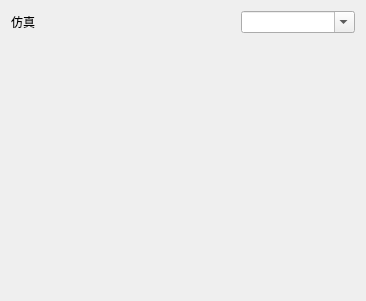
<?xml version="1.0" encoding="UTF-8"?>
<ui version="4.0">
 <class>QGCHilConfiguration</class>
 <widget class="QWidget" name="QGCHilConfiguration">
  <property name="geometry">
   <rect>
    <x>0</x>
    <y>0</y>
    <width>366</width>
    <height>301</height>
   </rect>
  </property>
  <property name="sizePolicy">
   <sizepolicy hsizetype="Preferred" vsizetype="Preferred">
    <horstretch>0</horstretch>
    <verstretch>0</verstretch>
   </sizepolicy>
  </property>
  <property name="windowTitle">
   <string>HIL Config</string>
  </property>
  <layout class="QGridLayout" name="gridLayout" rowstretch="1,100,1" columnstretch="40,0">
   <item row="0" column="0">
    <widget class="QLabel" name="simLabel">
     <property name="text">
      <string>仿真</string>
     </property>
    </widget>
   </item>
   <item row="0" column="1">
    <widget class="QComboBox" name="simComboBox">
     <property name="editable">
      <bool>true</bool>
     </property>
     <item>
      <property name="text">
       <string/>
      </property>
     </item>
     <item>
      <property name="text">
       <string>FlightGear 3.0+</string>
      </property>
     </item>
     <item>
      <property name="text">
       <string>X-Plane 10</string>
      </property>
     </item>
     <item>
      <property name="text">
       <string>X-Plane 9</string>
      </property>
     </item>
    </widget>
   </item>
   <item row="1" column="0" colspan="2">
    <layout class="QVBoxLayout" name="simulatorConfigurationLayout">
     <property name="spacing">
      <number>0</number>
     </property>
    </layout>
   </item>
   <item row="2" column="0" colspan="2">
    <widget class="QLabel" name="statusLabel">
     <property name="text">
      <string/>
     </property>
    </widget>
   </item>
  </layout>
 </widget>
 <resources/>
 <connections/>
</ui>
